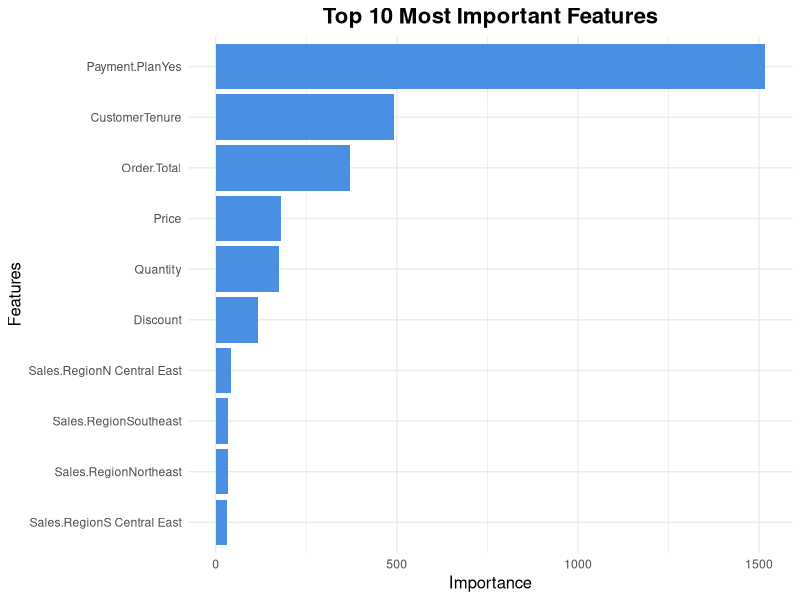
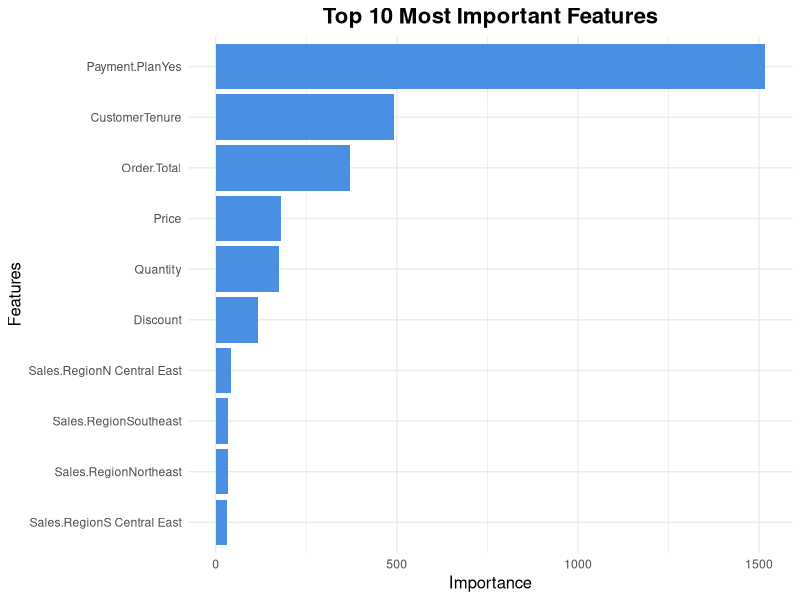

Source code (R) for these figures, in order:
# ===================================================================
# Proje: MC<Eteri Cdeme Riski Tahmini ve SkorlamasD1
# Model: Random Forest
# ===================================================================

# -------------------------------------------------------------------
# ADIM 1: Gerekli KC<tC<phanelerin YC<klenmesi
# -------------------------------------------------------------------
# Gerekirse bu satD1rD1 C'alD1EtD1rD1n:
# install.packages(c("readr", "dplyr", "lubridate", "caret", "randomForest", "ggplot2"))
library(readr)
library(dplyr)
library(lubridate)
library(caret)
library(randomForest)
library(ggplot2)
library(readxl)

# -------------------------------------------------------------------
# ADIM 2: Veri YC<kleme ve Cn D0Eleme
# -------------------------------------------------------------------
sales_data <-read_excel("red30.xlsx")
cat("Veri seti baEarD1yla yC<klendi.\n")

names(sales_data) <- make.names(names(sales_data), unique=TRUE)

data_ml <- sales_data %>%
  select(-EmpID, -Employee.Name, -Employee.Job.Title, -CustName, -OrderNum, -ProdNumber, -ProdName)

data_ml$OrderDate <- as.Date(data_ml$OrderDate)
data_ml$DateCustAdded <- as.Date(data_ml$DateCustAdded)
data_ml$CustomerTenure <- as.numeric(difftime(data_ml$OrderDate, data_ml$DateCustAdded, units = "days")) / 365.25
data_ml <- data_ml %>% select(-OrderDate, -DateCustAdded)

data_ml$Payment.Status <- as.factor(ifelse(data_ml$Payment.Status %in% c("Paid", "Current"), "Odendi", "Gecikti"))

data_ml <- data_ml %>% mutate_if(is.character, as.factor)

# Eksik verileri, hataya sebep olmayan "knnImpute" metodu ile doldurma
preproc_values <- preProcess(data_ml, method = "knnImpute")
data_ml_processed <- predict(preproc_values, data_ml)

set.seed(42)
trainIndex <- createDataPartition(data_ml_processed$Payment.Status, p = .75, list = FALSE, times = 1)
train_data <- data_ml_processed[trainIndex, ]
test_data  <- data_ml_processed[-trainIndex, ]
cat("Veri hazD1rlama tamamlandD1.\n")

# -------------------------------------------------------------------
# ADIM 3: Random Forest Modelinin EDitimi
# -------------------------------------------------------------------
cat("Random Forest modeli eDitiliyor...\n")
ctrl <- trainControl(method = "cv", number = 5, classProbs = TRUE, summaryFunction = twoClassSummary, sampling = "up")

set.seed(42)
rf_model <- train(Payment.Status ~ .,
                  data = train_data,
                  method = "rf",
                  trControl = ctrl,
                  metric = "ROC",
                  preProcess = c("zv", "nzv"))
cat("Model baEarD1yla eDitildi!\n")

# -------------------------------------------------------------------
# ADIM 4: Modelin PerformansD1nD1n DeDerlendirilmesi
# -------------------------------------------------------------------
cat("\n--- MODELD0N TEST VERD0SD0 PERFORMANSI ---\n")
rf_predictions <- predict(rf_model, newdata = test_data)
rf_cm <- confusionMatrix(rf_predictions, test_data$Payment.Status, positive = "Gecikti")
print(rf_cm)

# -------------------------------------------------------------------
# ADIM 4.5: Model KararlarD1nD1n GC6rselleEtirilmesi (Czellik Cnemi)
# -------------------------------------------------------------------
cat("\nModelin C6zellik C6nem dC<zeyi grafiDi oluEturuluyor...\n")
importance <- varImp(rf_model, scale = FALSE)
importance_df <- data.frame(Feature = row.names(importance$importance), Importance = importance$importance$Overall)
top_10_importance <- importance_df %>% arrange(desc(Importance)) %>% head(10)

# --- GCRSELLEETD0RME (DCZELTD0LMD0E KISIM) ---
# TC<rkC'e karakterler yerine standart karakterler kullanD1larak hata giderildi.
importance_plot <- ggplot(data = top_10_importance, aes(x = reorder(Feature, Importance), y = Importance)) +
  geom_bar(stat = "identity", fill = "#4a90e2") +
  coord_flip() +
  labs(title = "Top 10 Most Important Features", # <-- DEDD0ED0KLD0K
       x = "Features",                           # <-- DEDD0ED0KLD0K
       y = "Importance") +                        # <-- DEDD0ED0KLD0K
  theme_minimal() +
  theme(plot.title = element_text(hjust = 0.5, size = 16, face = "bold"),
        axis.title = element_text(size = 12))

ggsave("ozellik_onem_duzeyi.png", plot = importance_plot, width = 10, height = 6)
print(importance_plot)
cat("Grafik baEarD1yla oluEturuldu ve 'ozellik_onem_duzeyi.png' adD1yla kaydedildi.\n")

# -------------------------------------------------------------------
# ADIM 5: Yeni SatD1E iC'in Tahmin ve Risk Skoru Fonksiyonu
# -------------------------------------------------------------------
tahmin_ve_risk_skoru <- function(Sales.Region, OrderType, CustomerType, CustState,
                                 ProdCategory, Quantity, Price, Discount,
                                 Order.Total, Payment.Plan, CustomerTenure) {
  
  yeni_satis <- data.frame(
    Sales.Region = as.factor(Sales.Region), OrderType = as.factor(OrderType),
    CustomerType = as.factor(CustomerType), CustState = as.factor(CustState),
    ProdCategory = as.factor(ProdCategory), Quantity = as.numeric(Quantity),
    Price = as.numeric(Price), Discount = as.numeric(Discount),
    Order.Total = as.numeric(Order.Total), Payment.Plan = as.factor(Payment.Plan),
    CustomerTenure = as.numeric(CustomerTenure)
  )
  
  tahmin_olasiliklari <- predict(rf_model, newdata = yeni_satis, type = "prob")
  risk_skoru <- tahmin_olasiliklari$Gecikti * 100
  karar <- ifelse(risk_skoru > 50, "Riskli (Gecikebilir)", "GC<venli (Cdenecek)")
  
  cat("\n--- Yeni Satis Risk Analizi Sonucu ---\n")
  cat(sprintf("Analiz Sonucu: %s\n", karar))
  cat(sprintf("Risk Skoru (100 uzerinden): %.2f\n", risk_skoru))
  cat("---------------------------------------\n")
  
  return(invisible(list(Karar = karar, Risk_Skoru = risk_skoru)))
}

# -------------------------------------------------------------------
# Crnek KullanD1m: Fonksiyonu test etme
# -------------------------------------------------------------------
cat("\n--- Ornek bir musteri icin risk analizi yapiliyor... ---\n")
tahmin_ve_risk_skoru(
  Sales.Region = "S Central East", OrderType = "Wholesale", CustomerType = "Business",
  CustState = "Texas", ProdCategory = "Drone Kits", Quantity = 3, Price = 125,
  Discount = 0, Order.Total = 375, Payment.Plan = "Yes", CustomerTenure = 0.1
)

